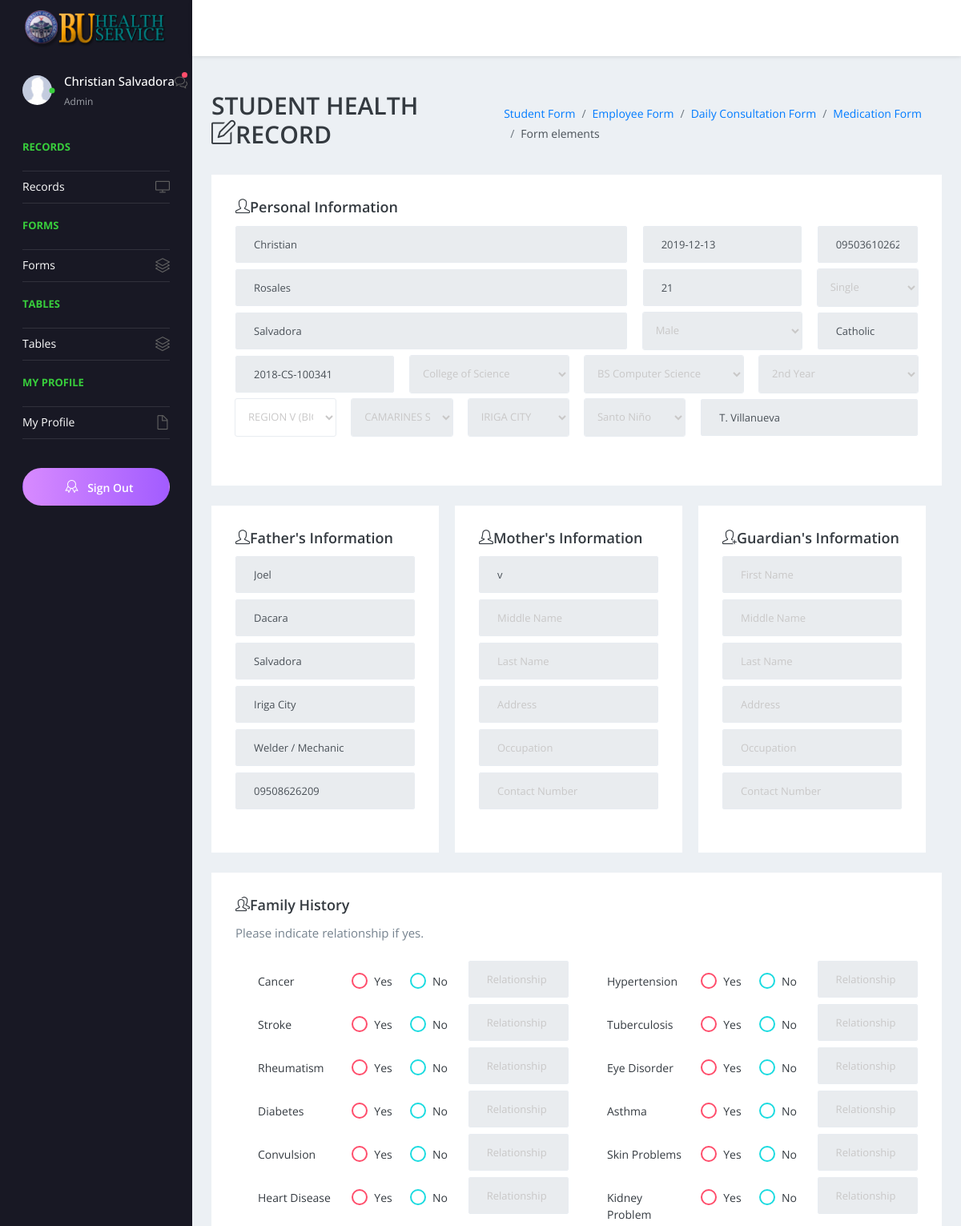
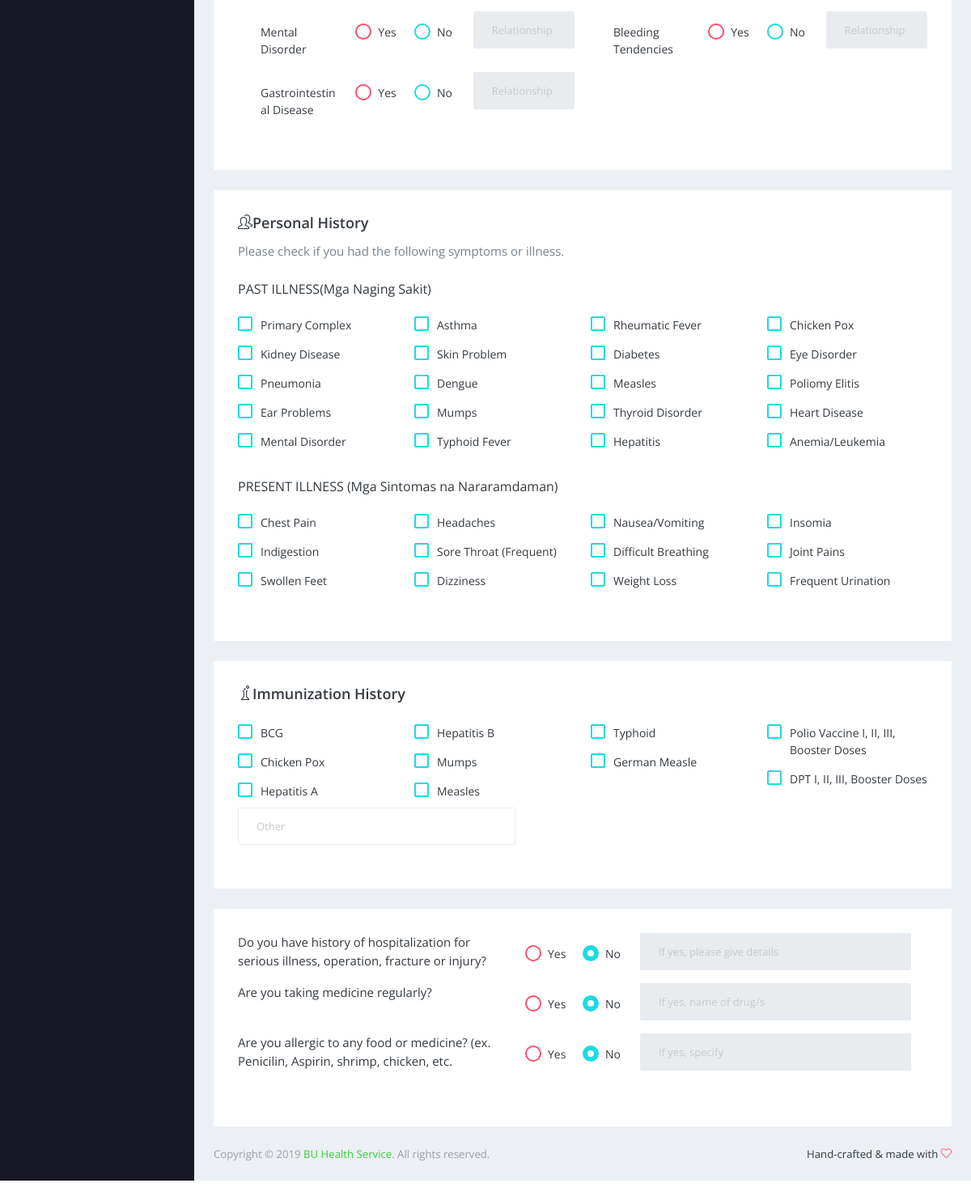
Screenshot of /pages/forms/viewstudentrecord.php?ID=2018-CS-100341 (signed in) with the database file from the repository (2 pictures, top to bottom).
### tables this page shows
CREATE TABLE `tbl_patientinfo` (
  `ID` int(30) NOT NULL,
  `PatientID` varchar(20) NOT NULL,
  `Lname` varchar(30) NOT NULL,
  `Fname` varchar(30) NOT NULL,
  `Mname` varchar(30) NOT NULL,
  `Age` int(11) NOT NULL,
  `religion` varchar(20) NOT NULL,
  `Address` varchar(150) NOT NULL,
  `Region` varchar(60) NOT NULL,
  `Province` varchar(60) NOT NULL,
  `MuniCity` varchar(60) NOT NULL,
  `Brgy` varchar(30) NOT NULL,
  `Street` varchar(60) NOT NULL,
  `Birthdate` date NOT NULL,
  `Course` varchar(90) NOT NULL,
  `YearLevel` varchar(10) NOT NULL,
  `CollegeUnit` varchar(60) NOT NULL,
  `ContactNum` varchar(15) NOT NULL,
  `CivilStatus` varchar(10) NOT NULL,
  `Sex` varchar(6) NOT NULL,
  `Status` smallint(6) NOT NULL,
  `ModifiedDate` timestamp NOT NULL DEFAULT current_timestamp() ON UPDATE current_timestamp(),
  `CreatedDate` timestamp NOT NULL DEFAULT current_timestamp(),
  `ModifiedBy` varchar(30) NOT NULL,
  `CreatedBy` varchar(30) NOT NULL
);

CREATE TABLE `tbl_patientsparentinfo` (
  `ID` int(30) NOT NULL,
  `PatientID` varchar(20) NOT NULL,
  `Fname` varchar(100) NOT NULL,
  `Mname` varchar(30) NOT NULL,
  `Lname` varchar(30) NOT NULL,
  `Occupation` varchar(30) NOT NULL,
  `OfficeAddress` varchar(50) NOT NULL,
  `ContactNumber` varchar(15) NOT NULL,
  `Relation` varchar(30) NOT NULL,
  `ModifiedDate` timestamp NOT NULL DEFAULT current_timestamp() ON UPDATE current_timestamp(),
  `CreatedDate` timestamp NOT NULL DEFAULT current_timestamp(),
  `ModifiedBy` int(10) NOT NULL,
  `CreatedBy` int(10) NOT NULL
);

### pages/forms/viewstudentrecord.php (the view, shortened to what the rows shown need)
<?php
    $conn = OpenCon();
    $result = mysqli_query($conn, "select * from tbl_patientinfo where PatientID='".$_GET['ID']."'");
    $r = mysqli_fetch_assoc($result);
    $result = mysqli_query($conn, "select * from tbl_patientsparentinfo where Relation='Father' and PatientID='".$_GET['ID']."'");
    $father = mysqli_fetch_assoc($result);
    $result = mysqli_query($conn, "select * from tbl_patientsparentinfo where Relation='Mother' and PatientID='".$_GET['ID']."'");
    $mother = mysqli_fetch_assoc($result);
?>
<!DOCTYPE html>
<html lang="en">
  <head>
    <link rel="stylesheet" href="../../vendors/simple-line-icons/css/simple-line-icons.css">
    <link rel="stylesheet" href="../../vendors/flag-icon-css/css/flag-icon.min.css">
    <link rel="stylesheet" href="../../vendors/css/vendor.bundle.base.css">
    <link rel="stylesheet" href="../../vendors/select2/select2.min.css">
    <link rel="stylesheet" href="../../vendors/select2-bootstrap-theme/select2-bootstrap.min.css">
    <link rel="stylesheet" href="../../css/style.css" >
  </head>
  <body>
    <div class="container-scroller">
      <div class="container-fluid page-body-wrapper">
        <div class="main-panel">
          <div class="content-wrapper">
            <div class="page-header">
              <h2> STUDENT HEALTH RECORD <i class="icon-note float-left"></i> </h2>
            </div>
            <form method="POST" action="../../SaveRecords/savestudent.php?edit=1">
            <div class="row">
              <div class="col-12 grid-margin">
                <div class="card">
                  <div class="card-body">
                        <div class="form-group row">
                          <div class="col-md-7 col-sm-12 mb-2">
                              <input type="text" class="form-control mb-2"  name="S_Fname" id="Fname" placeholder="First Name" value=<?php echo '"'.$r['Fname'].'"';?> readonly>
                              <input type="text" class="form-control mb-2" name="S_Mname" id="Mname" placeholder="Middle Name" value=<?php echo '"'.$r['Mname'].'"';?> readonly>
                              <input type="text" class="form-control"  name="S_Lname" id="Lname" placeholder="Last Name" value=<?php echo '"'.$r['Lname'].'"';?> readonly>
                          </div>
                          <div class="col-md-3 col-sm-12 mb-2">
                              <input type="text" class="form-control mb-2" name="S_Bdate" id="Birthdate" placeholder="Birth Date" onfocus="this.type='date'" value= <?php echo '"'.$r['Birthdate'].'"';?> readonly>
                              <input type="number" class="form-control mb-2"  name="S_Age" id="Age" placeholder="Age" value=<?php echo '"'.$r['Age'].'"';?> readonly>
                              <select class="form-control" name="S_Gender" id="Gender" readonly>
                                    <?php
                                    if($r['Sex']=="Male"){
                                      echo "<option selected>Male</option>
                                      <option>Female</option>";
                                    }
                                    else{
                                      echo "<option >Male</option>
                                      <option selected>Female</option>";
                                    }
                                     ?>
                              </select>
                          </div>
                          <div class="col-md-2 col-sm-12 mb-2">
                              <input type="text" class="form-control mb-2" name="S_Cnumber" id="Cnumber" placeholder="Contact Number"value=<?php echo '"'.$r['ContactNum'].'"';?> readonly>
                              <select class="form-control mb-2" name="S_Status" id="Status" readonly>
                                    <?php
                                      if($r['CivilStatus'] == 'Single'){
                                        echo "<option selected>Single</option>";
                                      }
                                    ?>
                              </select>
                              <input type="text" class="form-control"  name="S_Religion" id="Religion" placeholder="Religion" value=<?php echo '"'.$r['religion'].'"';?> readonly>
                          </div>
                          <div class="col-md-3 col-sm-12 mb-2">
                                                <select class="form-control" name="S_YearLevel" id="S_YearLevel" readonly>
                                                    <?php
                                                      if($r['YearLevel']=="2nd Year"){
                                                        echo "<option >1st Year</option>
                                                        <option selected>2nd Year</option>
                                                        <option >3rd Yeer</option>
                                                        <option  >4th Year</option>
                                                        <option >5th Year</option>";
                                                      }
                                                    ?>
                                                </select>
                          </div>
                        </div>
                  </div>
                </div>
              </div>
              <div class="col-md-12 grid-margin row">
              <div class="col-md-4">
                <div class="card">
                  <div class="card-body">
                      <div class="form-group row">
                      <div class="col-md-12 col-sm-12 mb-2">
                        <input type="text" class="form-control" name="F_FName" id="F_Name" placeholder="First Name" value=<?php echo "'".$father['Fname']."'" ?> readonly>
                      </div>
                      <div class="col-md-12 col-sm-12 mb-2">
                        <input type="text" class="form-control" name="F_Address" id="F_Address" placeholder="Address" value= <?php echo "'".$father['OfficeAddress']."'"?> readonly>
                      </div>
                      <div class="col-md-12 col-sm-12 mb-2">
                        <input type="text" class="form-control" name="F_Occupation" id="F_Occupation" placeholder="Occupation" value= <?php echo "'".$father['Occupation']."'"?> readonly>
                      </div>
                      </div>
                  </div>
                </div>
              </div>
              <div class="col-md-4">
                <div class="card">
                  <div class="card-body">
                      <div class="form-group row">
                      <div class="col-md-12 col-sm-12 mb-2">
                        <input type="text" class="form-control" name="M_FName" id="F_FName" placeholder="First Name"  value= <?php echo "'".$mother['Fname']."'"?> readonly>
                      </div>
                      </div>
                  </div>
                </div>
              </div>
              </div>
            </div>
            </form>
          </div>
        </div>
      </div>
    </div>
  </body>
</html>

### rows the page displays
tbl_patientinfo: S_Fname "Christian", S_Mname "Rosales", S_Lname "Salvadora", S_Bdate "2019-12-13", S_Age "21", S_Gender "Male", S_Status "Single", S_Religion "Catholic", S_YearLevel "2nd Year"
tbl_patientsparentinfo: F_FName "Joel", F_Address "Iriga City", F_Occupation "Welder / Mechanic"
tbl_patientsparentinfo: M_FName "v"

### other values shown
$_SESSION['Fname'] "Christian"
$_SESSION['Lname'] "Salvadora"
$_SESSION['position'] "Admin"
form field S_Department "College of Science"
form field S_Course "BS Computer Science"
form field S_Region "REGION V (BICOL REGION)"
form field S_Province "CAMARINES SUR"
form field S_City "IRIGA CITY"
form field S_Baranggay "Santo Niño"
